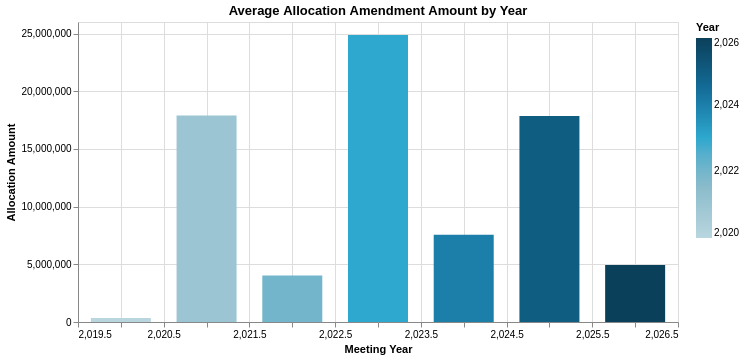

The notebook cell this image was saved under:
### Code cell
chart = ((alt.Chart((amounts.groupby('meeting_year').allocation_amount.mean().reset_index()))
            .mark_bar(size=60)
            .encode(
                x=alt.X("meeting_year", title="Meeting Year"),
                 y=alt.Y('allocation_amount', title="Allocation Amount"),
                color=alt.Color("meeting_year", title="Year", scale=alt.Scale(range = cp.CALITP_SEQUENTIAL_COLORS)
                ))
          .properties(title="Average Allocation Amendment Amount by Year",
        width=600,
        # height=300
                     )))
chart

### Figure 1 — Vega-Lite specification as saved in the notebook (floating-point values rounded to 4 significant figures)
{"config": {"view": {"continuousWidth": 300, "continuousHeight": 300}}, "data": {"name": "data-bc8a7984793b32916fceae9514f8472e"}, "mark": {"type": "bar", "size": 60}, "encoding": {"color": {"field": "meeting_year", "scale": {"range": ["#B9D6DF", "#8CBCCB", "#2EA8CE", "#136C97", "#0B405B"]}, "title": "Year", "type": "quantitative"}, "x": {"field": "meeting_year", "title": "Meeting Year", "type": "quantitative"}, "y": {"field": "allocation_amount", "title": "Allocation Amount", "type": "quantitative"}}, "title": "Average Allocation Amendment Amount by Year", "width": 600, "$schema": "https://vega.github.io/schema/vega-lite/v5.20.1.json", "datasets": {"data-bc8a7984793b32916fceae9514f8472e": [{"meeting_year": 2020, "allocation_amount": 338000.0}, {"meeting_year": 2021, "allocation_amount": 17890000.0}, {"meeting_year": 2022, "allocation_amount": 4035000.0}, {"meeting_year": 2023, "allocation_amount": 24860000.0}, {"meeting_year": 2024, "allocation_amount": 7554000.0}, {"meeting_year": 2025, "allocation_amount": 17850000.0}, {"meeting_year": 2026, "allocation_amount": 4940000.0}]}}
